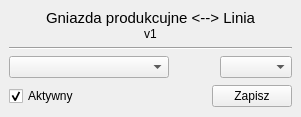
<?xml version="1.0" encoding="UTF-8"?>
<ui version="4.0">
 <class>Form</class>
 <widget class="QWidget" name="Form">
  <property name="geometry">
   <rect>
    <x>0</x>
    <y>0</y>
    <width>301</width>
    <height>117</height>
   </rect>
  </property>
  <property name="windowTitle">
   <string>Form</string>
  </property>
  <layout class="QGridLayout" name="gridLayout">
   <property name="leftMargin">
    <number>0</number>
   </property>
   <property name="topMargin">
    <number>0</number>
   </property>
   <property name="rightMargin">
    <number>0</number>
   </property>
   <property name="bottomMargin">
    <number>0</number>
   </property>
   <property name="spacing">
    <number>0</number>
   </property>
   <item row="0" column="0">
    <widget class="QWidget" name="widget" native="true">
     <layout class="QVBoxLayout" name="verticalLayout_3">
      <item>
       <widget class="QWidget" name="widget_2" native="true">
        <layout class="QVBoxLayout" name="verticalLayout_2">
         <property name="spacing">
          <number>0</number>
         </property>
         <property name="leftMargin">
          <number>0</number>
         </property>
         <property name="topMargin">
          <number>0</number>
         </property>
         <property name="rightMargin">
          <number>0</number>
         </property>
         <property name="bottomMargin">
          <number>0</number>
         </property>
         <item>
          <widget class="QLabel" name="label">
           <property name="font">
            <font>
             <pointsize>11</pointsize>
            </font>
           </property>
           <property name="text">
            <string>Gniazda produkcujne &lt;--&gt; Linia</string>
           </property>
           <property name="alignment">
            <set>Qt::AlignCenter</set>
           </property>
          </widget>
         </item>
         <item>
          <widget class="QLabel" name="label_2">
           <property name="text">
            <string>v1</string>
           </property>
           <property name="alignment">
            <set>Qt::AlignCenter</set>
           </property>
          </widget>
         </item>
        </layout>
       </widget>
      </item>
      <item>
       <widget class="Line" name="line">
        <property name="orientation">
         <enum>Qt::Horizontal</enum>
        </property>
       </widget>
      </item>
      <item>
       <widget class="QWidget" name="widget_3" native="true">
        <layout class="QHBoxLayout" name="horizontalLayout_2">
         <property name="spacing">
          <number>0</number>
         </property>
         <property name="leftMargin">
          <number>0</number>
         </property>
         <property name="topMargin">
          <number>0</number>
         </property>
         <property name="rightMargin">
          <number>0</number>
         </property>
         <property name="bottomMargin">
          <number>0</number>
         </property>
         <item>
          <widget class="QComboBox" name="combo_grupa">
           <property name="minimumSize">
            <size>
             <width>160</width>
             <height>0</height>
            </size>
           </property>
          </widget>
         </item>
         <item>
          <spacer name="horizontalSpacer_2">
           <property name="orientation">
            <enum>Qt::Horizontal</enum>
           </property>
           <property name="sizeHint" stdset="0">
            <size>
             <width>51</width>
             <height>20</height>
            </size>
           </property>
          </spacer>
         </item>
         <item>
          <widget class="QComboBox" name="combo_linia"/>
         </item>
        </layout>
       </widget>
      </item>
      <item>
       <widget class="QWidget" name="widget_4" native="true">
        <layout class="QHBoxLayout" name="horizontalLayout">
         <property name="spacing">
          <number>0</number>
         </property>
         <property name="leftMargin">
          <number>0</number>
         </property>
         <property name="topMargin">
          <number>0</number>
         </property>
         <property name="rightMargin">
          <number>0</number>
         </property>
         <property name="bottomMargin">
          <number>0</number>
         </property>
         <item>
          <widget class="QCheckBox" name="check_aktywny">
           <property name="text">
            <string>Aktywny</string>
           </property>
           <property name="checked">
            <bool>true</bool>
           </property>
          </widget>
         </item>
         <item>
          <spacer name="horizontalSpacer">
           <property name="orientation">
            <enum>Qt::Horizontal</enum>
           </property>
           <property name="sizeHint" stdset="0">
            <size>
             <width>139</width>
             <height>20</height>
            </size>
           </property>
          </spacer>
         </item>
         <item>
          <widget class="QPushButton" name="btn_zapisz">
           <property name="text">
            <string>Zapisz</string>
           </property>
          </widget>
         </item>
        </layout>
       </widget>
      </item>
     </layout>
    </widget>
   </item>
  </layout>
 </widget>
 <resources/>
 <connections/>
</ui>
